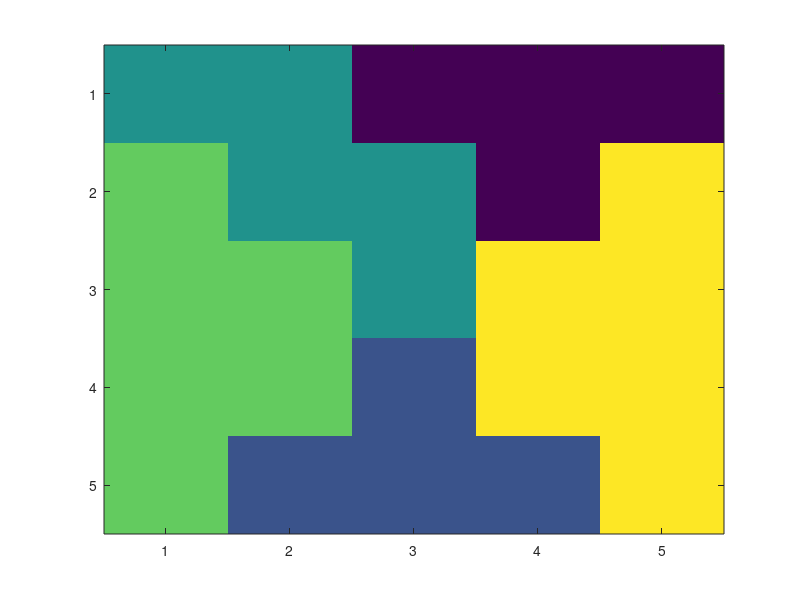

Here is the MATLAB script that generated this plot:
% Q1 and Q2 are done together in this single code 
% % % % % % % % % % % % % % % % % % % % % %
clear
clc
num_grain = input('Enter number of grains: \n'); 
vel_x = input('Enter the growth velocity in x direction: \n');    
vel_y = input('Enter the growth velocity in y direction: \n');
n = input('Enter Grid Size: \n');  %  grid size must be greater than num_grain!!!!!
timef = input('Enter frequency: \n');   
grid = zeros(n,n);    % Zeros in all pos of grid
x_pos= randperm(n,num_grain);
y_pos= randperm(n,num_grain);
%disp(x_pos); % to check if random number creation is successful 
%disp(y_pos);
for i=1:num_grain
    grid(x_pos(i),y_pos(i))=i;
end

 % imagesc(grid);  % to check if grid creation and random seeding is succesful

for i=1:n         % running through each pixel 
    for j=1:n
         for time=1:timef
                 while(grid(i,j)==0) % Running the loop through the grid
                    for k= 1:num_grain
                        val_1=((i-x_pos(k))/(vel_x*time))^2; %  condition checking 
                        val_2=((j-y_pos(k))/(vel_y*time))^2;
                        val(k)=val_1+val_2;
                    end
               
                    for m=1:num_grain                   
                        if(val(m)==min(val))    % checking the closest position condition
                        grid(i,j)=grid(x_pos(m),y_pos(m));
                        end    
                    end    
                 end
         end      
    end
end


imagesc(grid);   %Printing the final microstructure
% % % % % % % % % % % % % % % % % % % % % % % % % % % % % % % % % % % % % %
%code to calculate the number of pixels for q2  
inner_pixel=0;
GB_pixel=0;
TP_pixel=0;
% checking the matrix excluding the end columns 
for a=2:n-1
    for b=2:n-1
          coord(1)=grid(a,b);   % coordinate of the pixel to be checked for 
          coord(2)=grid(a,b+1);
          coord(3)=grid(a,b-1);
          coord(4)=grid(a+1,b);
          coord(5)=grid(a-1,b);    % coordinate of the surrounding pixel  
          coord(6)=grid(a+1,b-1);
          coord(7)=grid(a+1,b+1);
          coord(8)=grid(a-1,b+1);
          coord(9)=grid(a-1,b-1);
          dummy1=unique(coord);  % checking the no of unique values
          if (numel(dummy1)==1)
                inner_pixel=inner_pixel+1;
          elseif (numel(dummy1)==2)
                GB_pixel=GB_pixel+1;
          elseif (numel(dummy1)==3)
                TP_pixel=TP_pixel+1;      
          end    
        
    end    
end

% checking the side 4 columns

for c=2:n-1
    coord_1(1)=grid(c,1);
    coord_1(2)=grid(c,2);
    coord_1(3)=grid(c+1,1);
    coord_1(4)=grid(c-1,1);
    coord_1(5)=grid(c+1,2);
    coord_1(6)=grid(c-1,2);
     dummy2=unique(coord);  % checking the no of unique values
          if (numel(dummy2)==1)
                inner_pixel=inner_pixel+1;
          elseif (numel(dummy2)==2)
                GB_pixel=GB_pixel+1;
          elseif (numel(dummy2)==3)
                TP_pixel=TP_pixel+1;      
          end    
end    

for c=2:n-1
    coord_1(1)=grid(n,c);
    coord_1(2)=grid(n,c-1);
    coord_1(3)=grid(n,c+1);
    coord_1(4)=grid(n-1,c);
    coord_1(5)=grid(n-1,c+1);
    coord_1(6)=grid(n-1,c-1);
     dummy2=unique(coord);  % checking the no of unique values
          if (numel(dummy2)==1)
                inner_pixel=inner_pixel+1;
          elseif (numel(dummy2)==2)
                GB_pixel=GB_pixel+1;
          elseif (numel(dummy2)==3)
                TP_pixel=TP_pixel+1;      
          end    
end    

for c=2:n-1
    coord_1(1)=grid(1,c);
    coord_1(2)=grid(1,c-1);
    coord_1(3)=grid(1,c+1);
    coord_1(4)=grid(2,c);
    coord_1(5)=grid(2,c-1);
    coord_1(6)=grid(2,c+1);
     dummy2=unique(coord);  % checking the no of unique values
          if (numel(dummy2)==1)
                inner_pixel=inner_pixel+1;
          elseif (numel(dummy2)==2)
                GB_pixel=GB_pixel+1;
          elseif (numel(dummy2)==3)
                TP_pixel=TP_pixel+1;      
          end    
end    

for c=2:n-1
    coord_1(1)=grid(c,n);
    coord_1(2)=grid(c+1,n);
    coord_1(3)=grid(c-1,n);
    coord_1(4)=grid(c,n-1);
    coord_1(5)=grid(c-1,n-1);
    coord_1(6)=grid(c+1,n-1);
     dummy2=unique(coord);  % checking the no of unique values
          if (numel(dummy2)==1)
                inner_pixel=inner_pixel+1;
          elseif (numel(dummy2)==2)
                GB_pixel=GB_pixel+1;
          elseif (numel(dummy2)==3)
                TP_pixel=TP_pixel+1;      
          end    
end    

inner_pixel_frac=inner_pixel/(n*n); % fraction of inner pixel
GB_pixel_frac=GB_pixel/(n*n);       % fraction of GB_pixel  
TP_pixel_frac=TP_pixel/(n*n);       % fraction of Triple point pixel

